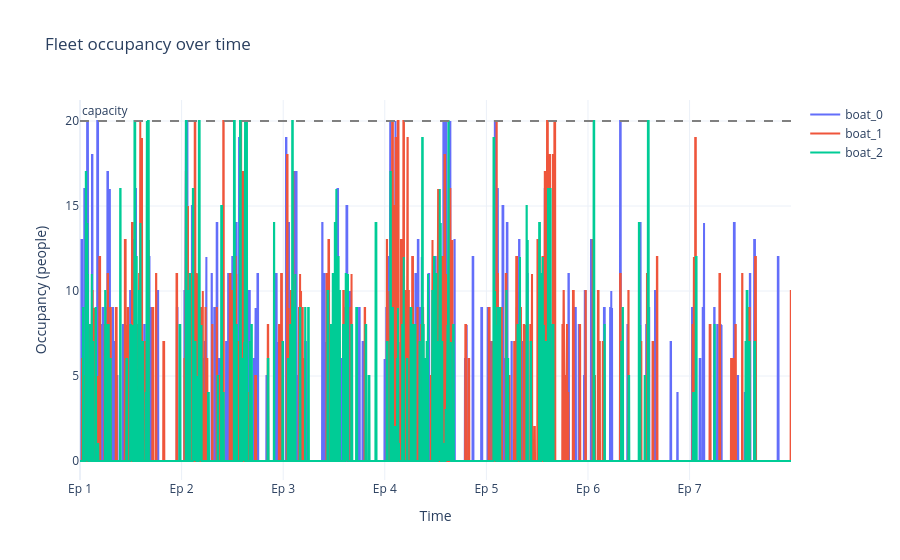

Here is the notebook cell this chart was saved with:
### Code cell
fig = viz.graficar_ocupacion_flota(corrida_semana)
fig.write_html(OUT_ESC / "fleet_occupancy.html")
fig.show()

### Figure 1 — Plotly figure (JSON) as saved in the notebook; plotly's stock layout.template omitted (floating-point values rounded to 4 significant figures; data arrays with more than 128 entries replaced by an {"elided": "..."} marker saying what was removed)
{"data": [{"customdata": {"elided": "3787 str values"}, "hovertemplate": "%{customdata}<br>occupancy: %{y}<extra>%{fullData.name}</extra>", "mode": "lines", "name": "boat_0", "type": "scatter", "x": {"elided": "3787 int values"}, "y": {"elided": "3787 int values"}}, {"customdata": {"elided": "3787 str values"}, "hovertemplate": "%{customdata}<br>occupancy: %{y}<extra>%{fullData.name}</extra>", "mode": "lines", "name": "boat_1", "type": "scatter", "x": {"elided": "3787 int values"}, "y": {"elided": "3787 int values"}}, {"customdata": {"elided": "3787 str values"}, "hovertemplate": "%{customdata}<br>occupancy: %{y}<extra>%{fullData.name}</extra>", "mode": "lines", "name": "boat_2", "type": "scatter", "x": {"elided": "3787 int values"}, "y": {"elided": "3787 int values"}}], "layout": {"annotations": [{"showarrow": false, "text": "capacity", "x": 0, "xanchor": "left", "xref": "x domain", "y": 20, "yanchor": "bottom", "yref": "y"}], "shapes": [{"line": {"color": "grey", "dash": "dash"}, "type": "line", "x0": 0, "x1": 1, "xref": "x domain", "y0": 20, "y1": 20, "yref": "y"}], "title": {"text": "Fleet occupancy over time"}, "xaxis": {"tickmode": "array", "ticktext": ["Ep 1", "Ep 2", "Ep 3", "Ep 4", "Ep 5", "Ep 6", "Ep 7"], "tickvals": [0, 541, 1082, 1623, 2164, 2705, 3246], "title": {"text": "Time"}}, "yaxis": {"title": {"text": "Occupancy (people)"}}}}
